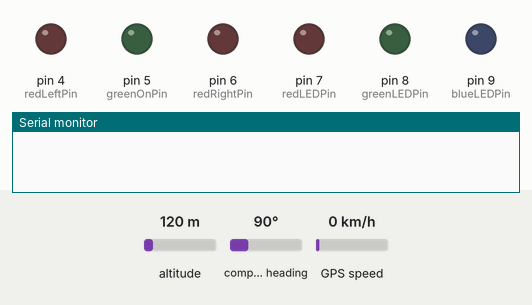
Recording of a sketch running on a simulated Arduino Uno, built with avr-gcc and run on an emulated ATmega328P. Shown: output pins drawn as LEDs (lit = HIGH), the last lines printed to the serial monitor. The inputs (shaded band) are chosen by the test bench; at power-on: altitude 120 m, compass heading 90°, GPS speed 0 km/h. The GPS gets a fix after 3 s at 37.7749, -122.4194 with 8 satellites.

Above: at 0.1 s.
At 3.1 s:
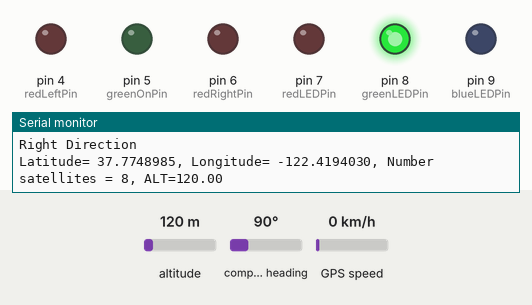
Timing chart, 0 to 4.6 s (numbered marks = the images above):
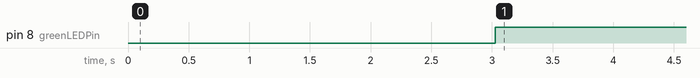

Measured:
- by itself, pin 8 (greenLEDPin): LOW → HIGH at 3.0 s

The sketch:

gps_csiro_test.ino
```cpp
#include <TinyGPS++.h>
#include <SoftwareSerial.h>

#define A_Lat -37.9067726   //sign
#define A_Lon 145.1351013
#define B_Lat -37.9067993  //hydrant
#define B_Lon 145.1345367

static const int RXPin = 2, TXPin = 3;
static const uint32_t GPSBaud = 9600;

// The TinyGPS++ object
TinyGPSPlus gps;

// The serial connection to the GPS device
SoftwareSerial ss(RXPin, TXPin);
int redLeftPin = 4;
int greenOnPin = 5;
int redRightPin = 6;
int blueLEDPin = 9;
int greenLEDPin = 8;
int redLEDPin = 7;
int pA_Lat, pA_Lon, pB_Lat, pB_Lon;

//constant integers for directions
const int RIGHT = 1, LEFT = -1, ZERO = 0;

short directionOfPoint(int P_Lat, int P_Lon)
{
    // subtracting co-ordinates of point A from
    // B and P, to make A as origin
    P_Lat -= pA_Lat;
    P_Lon -= pA_Lon;

    // Determining cross Product
    int cross_product = (pB_Lat * P_Lon) - (pB_Lon * P_Lat);

    // return RIGHT if cross product is positive
    if (cross_product > 0)
        return RIGHT;

    // return LEFT if cross product is negative
    if (cross_product < 0)
        return LEFT;

    // return ZERO if cross product is zero.
    return ZERO;
}

int lastFour(float num) {
  String s_num = String(num,7);
  int len = s_num.length();
  String last_4 = s_num.substring(len-4,len);
  int return_num = last_4.toInt();
  return return_num;
}

void setup(){
  Serial.begin(9600);
  ss.begin(GPSBaud);
  pinMode(redLeftPin, OUTPUT);
  pinMode(greenOnPin, OUTPUT);
  pinMode(redRightPin, OUTPUT);
  pinMode(redLEDPin, OUTPUT);
  pinMode(greenLEDPin, OUTPUT);
  pinMode(blueLEDPin, OUTPUT);
  pA_Lat = lastFour(A_Lat);
  pA_Lon = lastFour(A_Lon);
  pB_Lat = lastFour(B_Lat);
  pB_Lon = lastFour(B_Lon);
  pB_Lat -= pA_Lat;
  pB_Lon -= pA_Lon;
}

void loop(){
  // This sketch displays information every time a new sentence is correctly encoded.
  /*int s_ALat = lastFour(A_Lat);
  Serial.println(s_ALat);
  int s_ALon = lastFour(A_Lon);
  Serial.println(s_ALon);
  int s_BLat = lastFour(B_Lat);
  Serial.println(s_BLat);
  int s_BLon = lastFour(B_Lon);
  Serial.println(s_BLon);*/

  while (ss.available() > 0){
    gps.encode(ss.read());
    if (gps.location.isUpdated()){
      if (gps.satellites.value() <= 5 ) {
        analogWrite(redLEDPin, 255);
        analogWrite(greenLEDPin, 0);
        analogWrite(blueLEDPin, 0);
      }
      if ((gps.satellites.value() > 5 ) && (gps.satellites.value() <= 10 )){
        analogWrite(redLEDPin, 0);
        analogWrite(greenLEDPin, 255);
        analogWrite(blueLEDPin, 0);
      }
      if (gps.satellites.value() > 10 ) {
        analogWrite(redLEDPin, 0);
        analogWrite(greenLEDPin, 0);
        analogWrite(blueLEDPin, 255);
      }
      int P_Lat = lastFour(gps.location.lat());
      int P_Lon = lastFour(gps.location.lng());
      int direction = directionOfPoint(P_Lat, P_Lon);
      if (direction == 1)
          Serial.println("Right Direction");
      else if (direction == -1)
          Serial.println("Left Direction");
      else
          Serial.println("Point is on the Line");
      Serial.print("Latitude= ");
      Serial.print(gps.location.lat(), 7);
      Serial.print(", Longitude= ");
      Serial.print(gps.location.lng(), 7);
      // Number of satellites in use (u32)
      Serial.print(", Number satellites = ");
      Serial.print(gps.satellites.value());
      Serial.print(", ALT=");
      Serial.print(gps.altitude.meters());
      Serial.println("");
    }
  }
}
```
